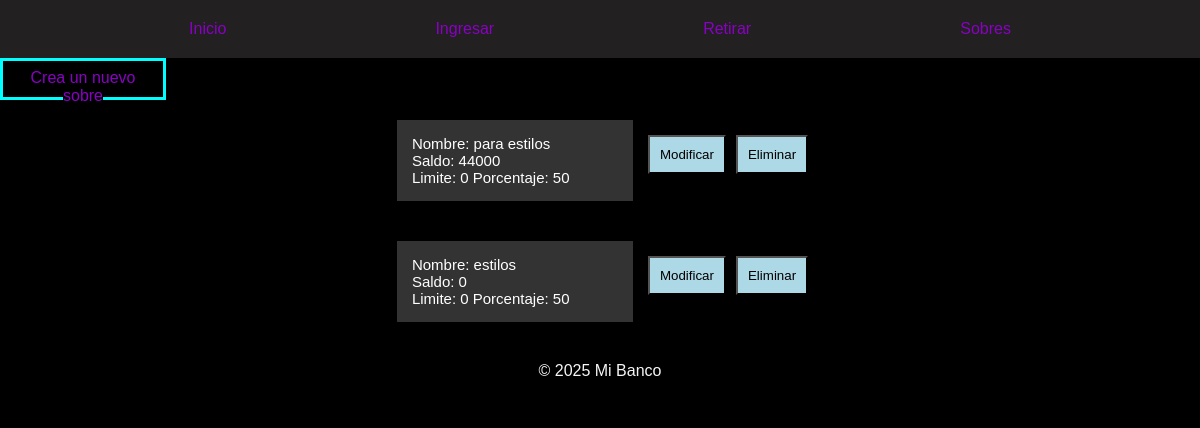
Page /sobres/ on the earlier database version.
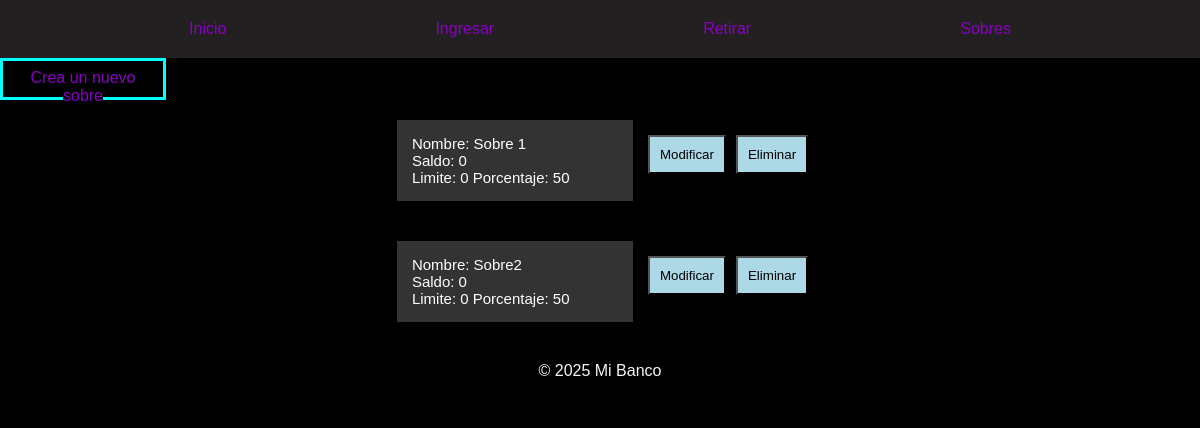
Same page on the later database version.
### menu/models.py (models this page shows, shortened)
class sobres (models.Model):
    nombre= models.CharField (max_length=300)
    saldo= models.IntegerField(default=0,validators=[MinValueValidator(0)])
    limite= models.IntegerField(default=0,validators=[MinValueValidator(0)])
    activo= models.BooleanField(default=True)
    porcentaje =  models.IntegerField(default=0,validators=[MinValueValidator(0)],)

### menu/views.py (the view)
# urls.py: path('sobres/', views.sobres, name="sobres"),#Barra lateral puesto 4
def sobres(request):
    sobresDB = sobreModels.objects.all()
    return render(request, 'sobres/sobres.html',{
        'sobres':sobresDB
    })

### menu/templates/sobres/sobres.html (shortened to what this page needs)
{% extends 'layout/lateral.html' %}
{% load static %}
{% block content %}
<div class="link">
    <a href="{% url 'crearSobre' %}">Crea un nuevo sobre</a>
</div>
{% for sobre in sobres %}
<div class="sorbresInicio">
    <div class="informacionSobre">
        <p>
            Nombre:
            {{ sobre.nombre }}
            <br>
            Saldo:
            {{ sobre.saldo }}
            <br>
            Limite:
            {{ sobre.limite }}
            Porcentaje:
            {{ sobre.porcentaje }}
        </p>
    </div>
    <form method="post" action="{% url 'sobresModificar' sobre.id %}" class="botonModificar">
        <button type="submit">Modificar</button>
    </form>
    <form method="post" action="{% url 'sobresEliminar' sobre.id %}" class="botonEliminar">
        <button type="submit">Eliminar</button>
    </form>
</div>
{% endfor %}
{% endblock %}

Differences in the rows shown:
removed sobres: nombre "para estilos", saldo "44000", limite "0", porcentaje "50"
removed sobres: nombre "estilos", saldo "0", limite "0", porcentaje "50"
added sobres: nombre "Sobre 1", saldo "0", limite "0", porcentaje "50"
added sobres: nombre "Sobre2", saldo "0", limite "0", porcentaje "50"
